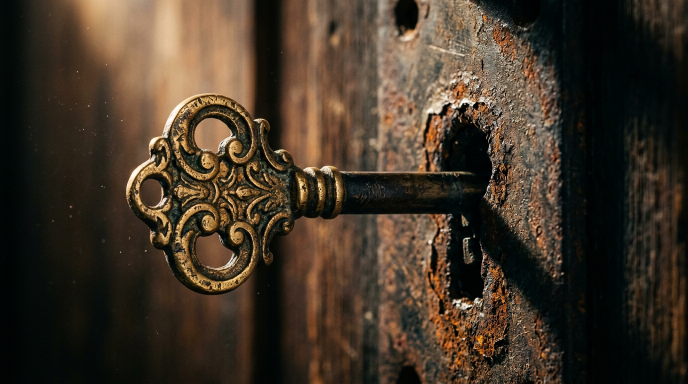
#> input picture motion/source_still.png, 1376 x 768 px (shown at 1/2 size)
$ python make_assets.py
#> lines starting #> are read from the running program, lines starting #| are printed output that depends on the picture; after the words box and inside, x2 and y2 are one past the last pixel; in counts of white or black regions, pixels touching at a corner belong together
"""Build animation assets from the generated keyframe.

Outputs (all 1376x768, same canvas as the source still):
  motion/key_rgba.png : soft matte of the antique key (bow + shaft)
  motion/plate.png    : background plate, key removed and plausibly reconstructed
"""
import os

import cv2
import numpy as np

SRC = os.path.join(os.path.dirname(os.path.abspath(__file__)), "source_still.png")
OUT_KEY = "/home/user/Heartaker/motion/key_rgba.png"
OUT_PLATE = "/home/user/Heartaker/motion/plate.png"
OUT_DEBUG = "/home/user/Heartaker/motion/preview/matte_debug.png"

img = cv2.imread(SRC)
#> img is the input picture: shape (768, 1376, 3); mean B, G, R 39.6, 53.5, 66.3
H, W = img.shape[:2]
#> H = 768; W = 1376


# ------------------------------------------------------------------ trimap
seed = np.full((H, W), cv2.GC_BGD, np.uint8)
roi = (235, 165, 985, 605)
seed[roi[1]:roi[3], roi[0]:roi[2]] = cv2.GC_PR_BGD

polys_fg = [
    [(258, 400), (262, 330), (300, 262), (360, 208), (420, 182), (470, 196),
     (508, 236), (520, 300), (520, 350), (545, 372), (548, 404), (516, 428),
     (516, 470), (496, 540), (452, 578), (406, 588), (352, 566), (300, 520),
     (272, 462)],
    [(540, 340), (975, 348), (975, 404), (540, 404)],
]
for p in polys_fg:
    cv2.fillPoly(seed, [np.array(p, np.int32)], cv2.GC_FGD)
for p in [
    [(60, 60), (235, 60), (235, 700), (60, 700)],
    [(600, 300), (900, 300), (900, 340), (600, 340)],
    [(600, 410), (900, 410), (900, 470), (600, 470)],
]:
    cv2.fillPoly(seed, [np.array(p, np.int32)], cv2.GC_BGD)
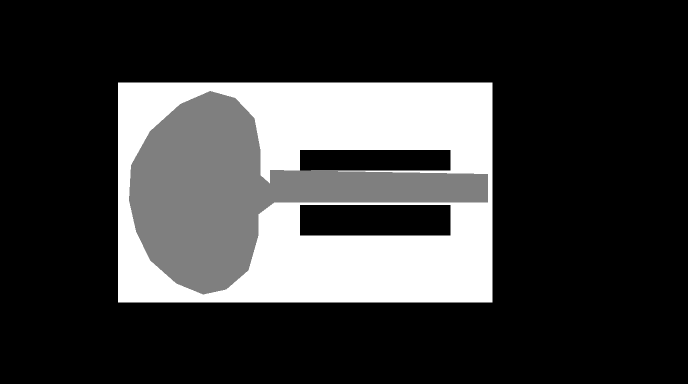
#> seed: shape (768, 1376) (shown at 1/2 size); min 0, max 2, mean 0.46; drawn with min black and max white

bgd, fgd = np.zeros((1, 65), np.float64), np.zeros((1, 65), np.float64)
mask = seed.copy()
cv2.grabCut(img, mask, None, bgd, fgd, 8, cv2.GC_INIT_WITH_MASK)
alpha = np.where((mask == cv2.GC_FGD) | (mask == cv2.GC_PR_FGD), 255, 0).astype(np.uint8)

# keep the component that spans bow -> shaft
n, lab, stats, _ = cv2.connectedComponentsWithStats(alpha, 8)
#> n = 38
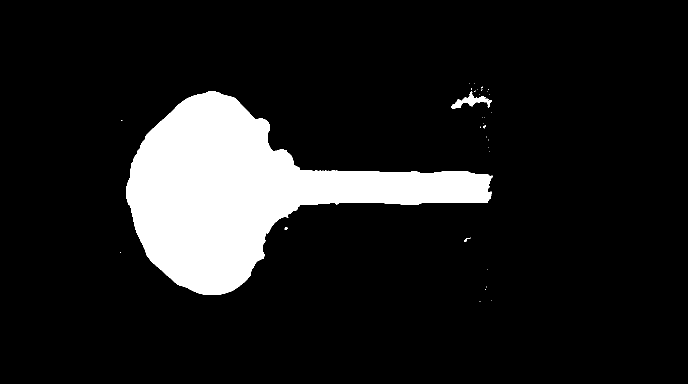
#> alpha: shape (768, 1376) (shown at 1/2 size); 11.7% white; 37 white regions (32 under 20 px), largest, box (x1, y1, x2, y2) and area: (253, 182, 985, 590) 122221, (903, 183, 984, 217) 933, (569, 454, 576, 460) 25, (966, 251, 972, 257) 22, (929, 479, 934, 484) 20
best, best_area = -1, 0
for i in range(1, n):
    x, y, w, h, area = stats[i]
    if x < 560 and x + w > 900 and area > 8000 and area > best_area:
        best, best_area = i, area
#> after the loop, best = 11; best_area = 122221
if best > 0:
    alpha = np.where(lab == best, 255, 0).astype(np.uint8)

alpha = cv2.morphologyEx(alpha, cv2.MORPH_CLOSE, np.ones((7, 7), np.uint8))
alpha = cv2.morphologyEx(alpha, cv2.MORPH_OPEN, np.ones((3, 3), np.uint8))
n, lab, stats, _ = cv2.connectedComponentsWithStats(alpha, 8)
#> n = 2
#> alpha: shape (768, 1376); 11.6% white; 1 white region, box (x1, y1, x2, y2) and area: (253, 182, 985, 590) 122313
keep = np.zeros_like(alpha)
for i in range(1, n):
    if stats[i, cv2.CC_STAT_AREA] > 400:
        keep[lab == i] = 255
alpha = keep


# ------------------------------------------------- guided-filter refinement
def guided_filter(guide, src, r=4, eps=1e-4):
#> called with r = 4, eps = 0.0006
    g = guide.astype(np.float32) / 255.0
    p = src.astype(np.float32)
    k = (2 * r + 1, 2 * r + 1)
    mean_i = cv2.boxFilter(g, -1, k, normalize=True)
    mean_p = cv2.boxFilter(p, -1, k, normalize=True)
    cov_ip = cv2.boxFilter(g * p, -1, k, normalize=True) - mean_i * mean_p
    var_i = cv2.boxFilter(g * g, -1, k, normalize=True) - mean_i * mean_i
    a = cov_ip / (var_i + eps)
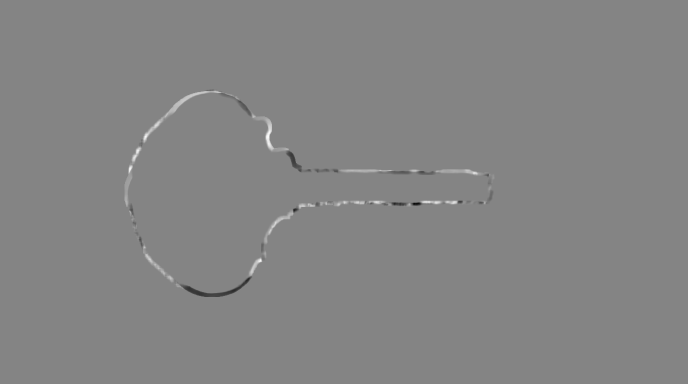
#> a: shape (768, 1376) float32 (shown at 1/2 size); min -7.96, max 7.33, mean 0.0089; drawn with min black and max white
    b = mean_p - a * mean_i
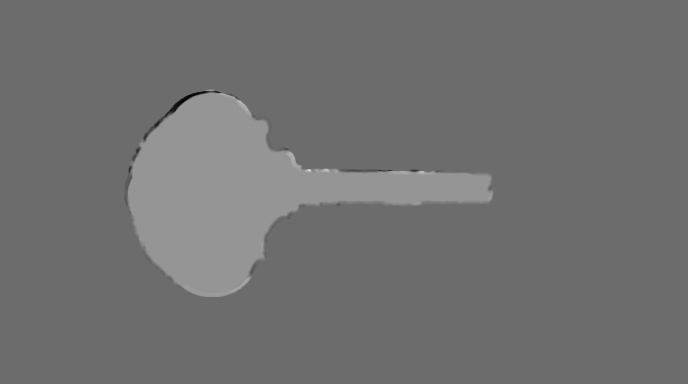
#> b: shape (768, 1376) float32 (shown at 1/2 size); min -2.7, max 3.62, mean 0.113; drawn with min black and max white
    return cv2.boxFilter(a, -1, k, normalize=True) * g + cv2.boxFilter(b, -1, k, normalize=True)
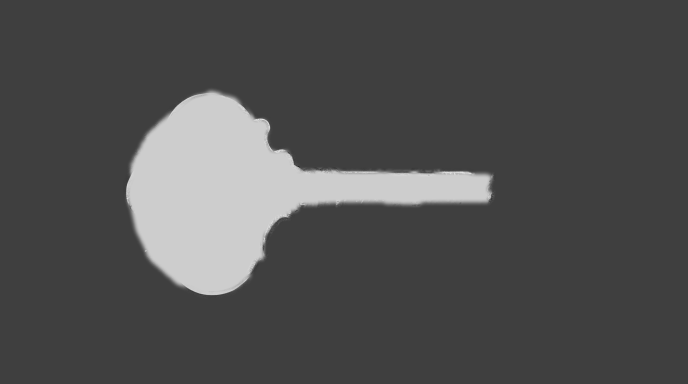
#> returned value: shape (768, 1376) float32 (shown at 1/2 size); min -0.443, max 1.35, mean 0.116; drawn with min black and max white


p0 = (alpha > 127).astype(np.float32)
guide = cv2.cvtColor(img, cv2.COLOR_BGR2GRAY)
soft = guided_filter(guide, p0, r=4, eps=6e-4)
soft = np.clip((soft - 0.16) / 0.78, 0, 1)          # trim the 1px bloat from grabCut
soft = cv2.GaussianBlur(soft, (0, 0), 0.8)

# shaft shading: the original has a soft shadow under the shaft that grabCut
# absorbed. fade alpha a touch along the outermost 2 rows of the shaft band.
yy = np.arange(H)[:, None] * np.ones((1, W))
soft = np.where(soft < 0.02, 0, soft)

# ------------------------------------------------------ background plate
m = (soft > 0.02).astype(np.uint8)
#> m: shape (768, 1376); values 0 (black) and 1 (white), 12.1% white; 2 white regions (1 under 20 px), largest, box (x1, y1, x2, y2) and area: (251, 179, 988, 592) 128384
m = cv2.dilate(m, np.ones((9, 9), np.uint8))
#> m: shape (768, 1376); values 0 (black) and 1 (white), 13.1% white; 1 white region, box (x1, y1, x2, y2) and area: (247, 175, 992, 596) 138070

plate = img.astype(np.float32).copy()
filled = img.astype(np.float32).copy()
for y in range(H):
    row = m[y]
    if not row.any():
        continue
    xs = np.where(row == 0)[0]
    if xs.size < 2:
        continue
    idx = np.where(row)[0]
    left = xs[xs < idx.min()]
    right = xs[xs > idx.max()]
    lx = left.max() if left.size else 0
    rx = right.min() if right.size else W - 1
    for c in range(3):
        filled[y, idx, c] = np.interp(idx, [lx, rx], [img[y, lx, c], img[y, rx, c]])
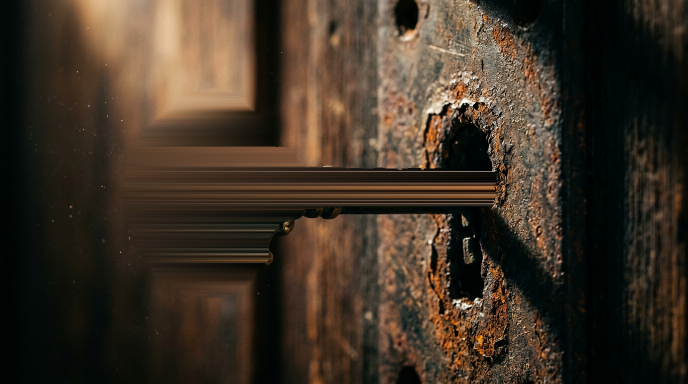
#> filled: shape (768, 1376, 3) float32 (shown at 1/2 size); mean B, G, R 38.4, 51.3, 64.1

feather = cv2.GaussianBlur(m.astype(np.float32), (0, 0), 3)[..., None]
plate = filled * feather + plate * (1 - feather)

# the reconstructed area sits behind the subject -> out of focus
blur = cv2.GaussianBlur(plate, (0, 0), 11)
plate = blur * feather + plate * (1 - feather)
# keep the untouched parts of the plate identical to source
plate = np.clip(plate, 0, 255).astype(np.uint8)

key_rgba = np.dstack([img, (soft * 255).astype(np.uint8)])
cv2.imwrite(OUT_KEY, key_rgba)
cv2.imwrite(OUT_PLATE, plate)

dbg = img.copy()
a3 = soft[..., None]
dbg = (dbg * (1 - 0.55 * a3) + np.array([0, 110, 255]) * 0.55 * a3).astype(np.uint8)
os.makedirs(os.path.dirname(OUT_DEBUG), exist_ok=True)
cv2.imwrite(OUT_DEBUG, cv2.resize(np.hstack([dbg, plate]),
                                  (1600, int(1600 * H / (2 * W))), interpolation=cv2.INTER_AREA))
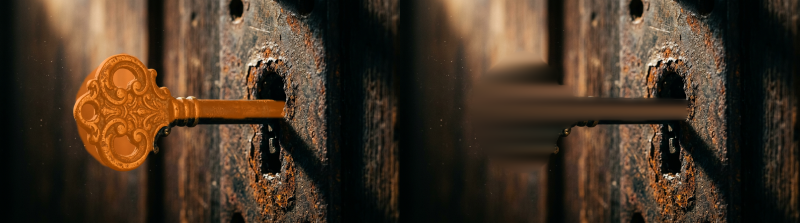
#> saved as matte_debug.png: shape (446, 1600, 3) (shown at 1/2 size); mean B, G, R 37.5, 53.7, 70.5
print("alpha coverage", int((soft > 0.5).sum()))
#| alpha coverage 121611
print("wrote", OUT_KEY, OUT_PLATE)

$ run again, with video/plates/01_window.png copied over motion/source_still.png
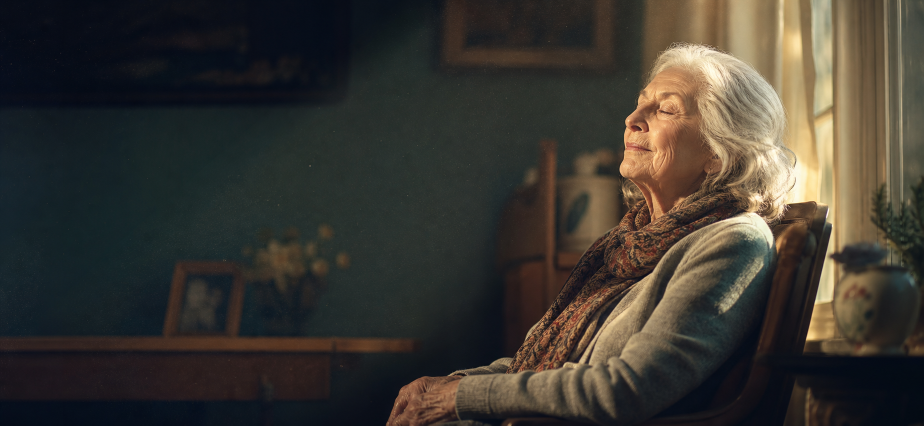
#> input picture video/plates/01_window.png, 1847 x 851 px (shown at 1/2 size)
#> img is the input picture: shape (851, 1847, 3); mean B, G, R 48.8, 55.2, 58.9
#> after the loop `for p in [`:
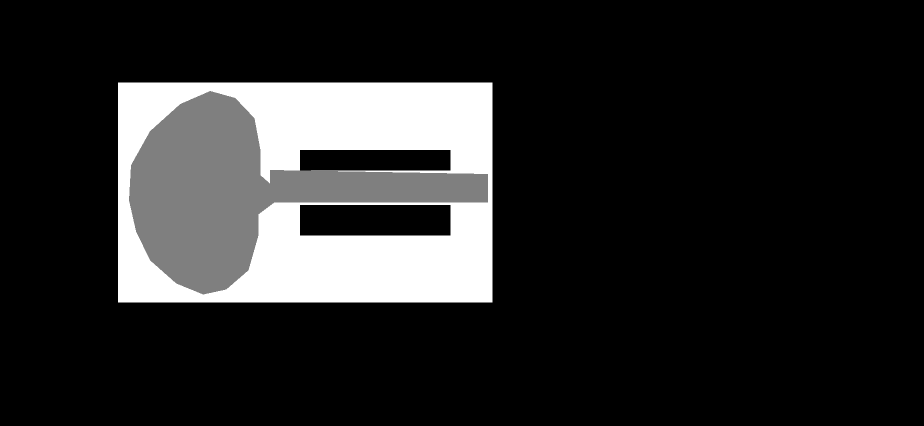
#> seed: shape (851, 1847) (shown at 1/2 size); min 0, max 2, mean 0.309; drawn with min black and max white
#> p: shape (851, 1847) float32; values 0 (black) and 1 (white), 9.1% white; 1 white region, box (x1, y1, x2, y2) and area: (236, 182, 977, 590) 143070
#> `cv2.imwrite(OUT_DEBUG, cv2.resize(np.hstack([dbg, plate]), (1600, int(..`:
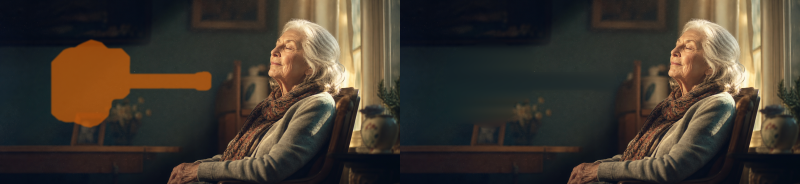
#> saved as matte_debug.png: shape (368, 1600, 3) (shown at 1/2 size); mean B, G, R 47.7, 56.8, 64.3
#| alpha coverage 142418
